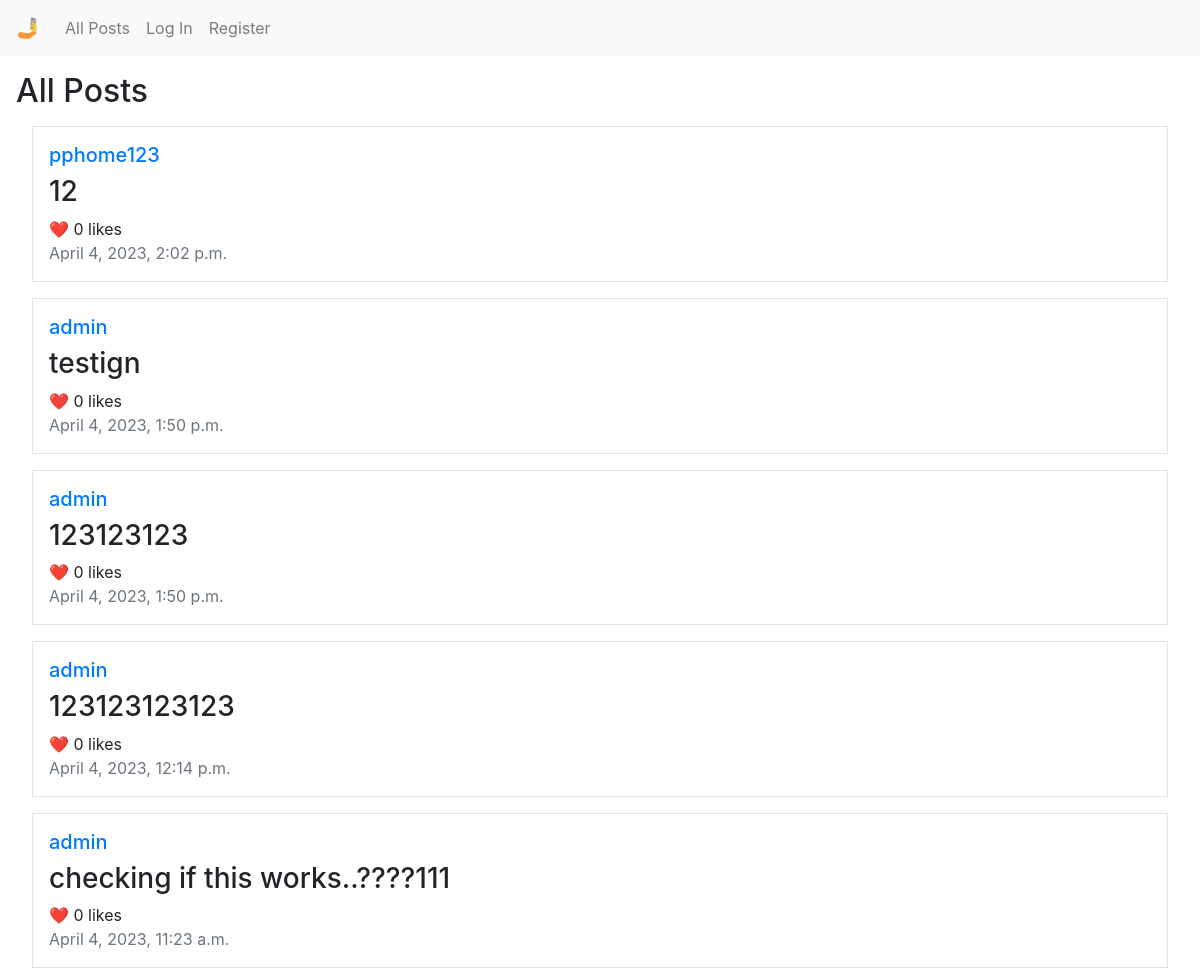
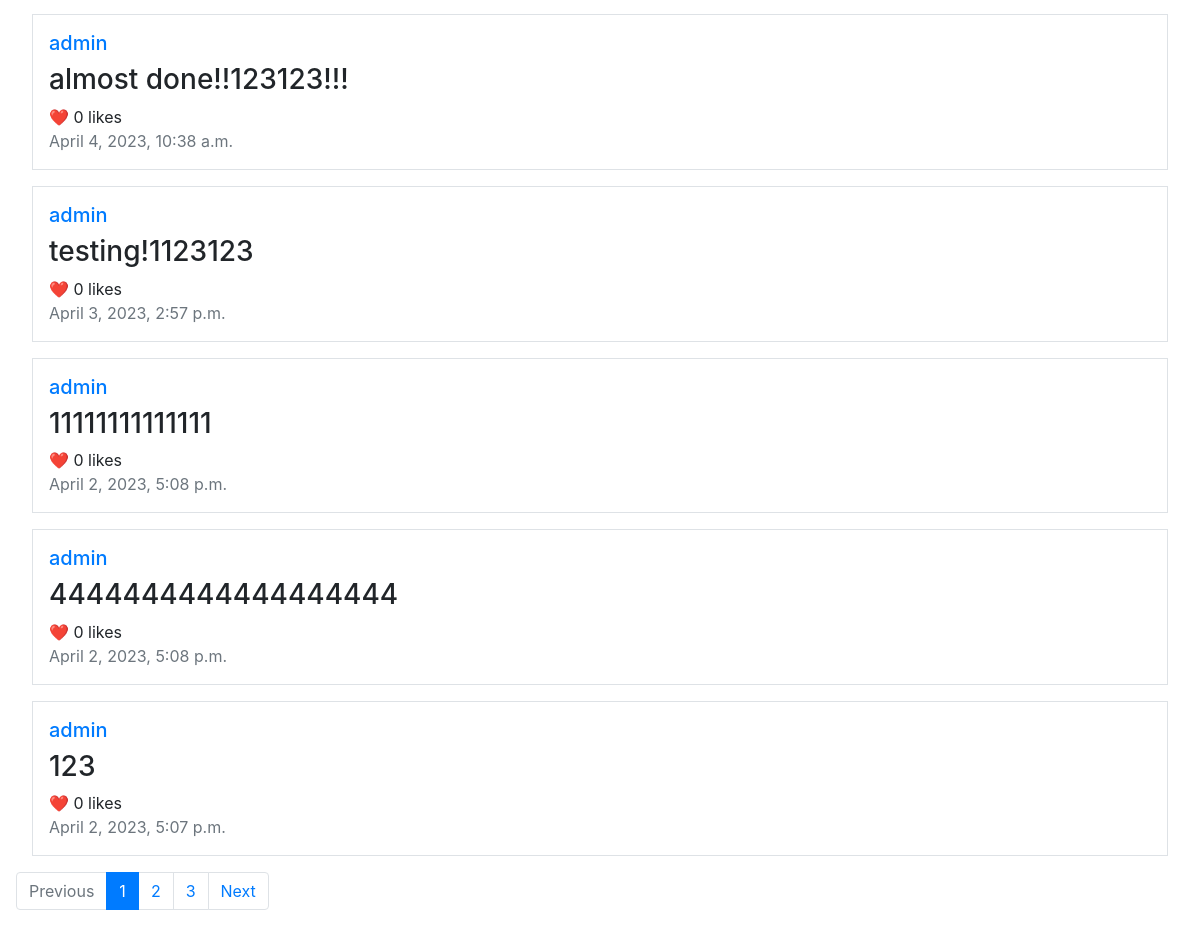
Before: / with the older database file (2 pictures, top to bottom).
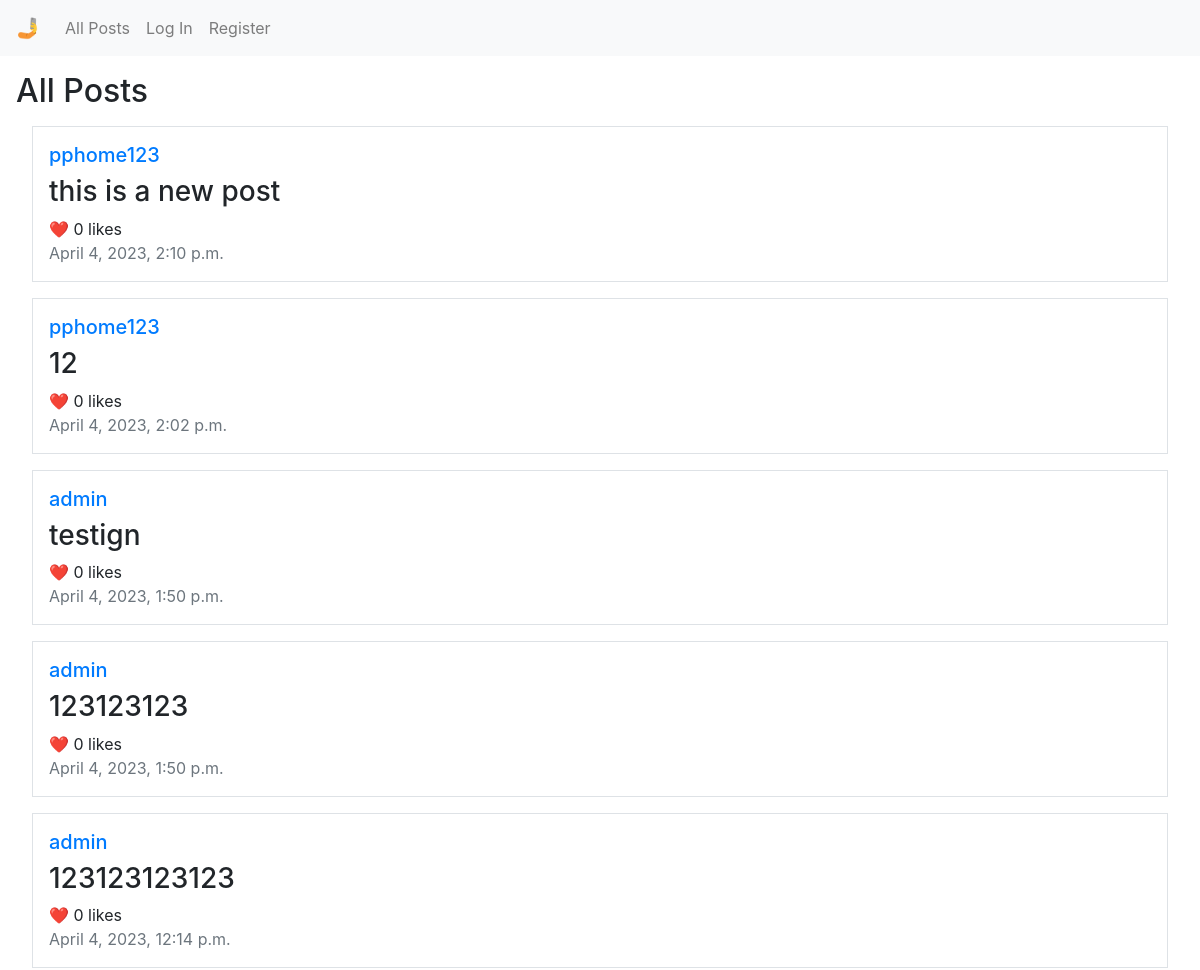
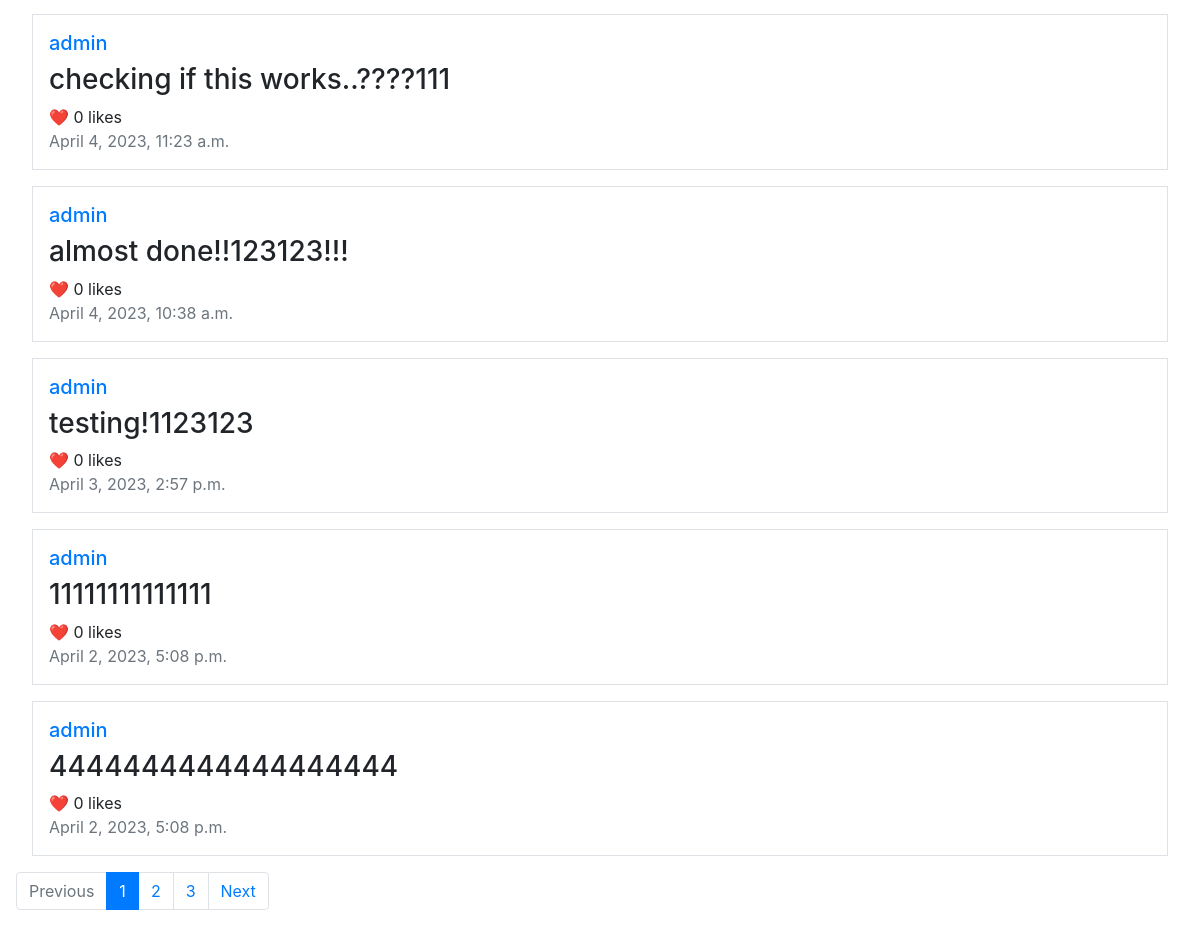
After: the same page with the newer database file (2 pictures, top to bottom).
### network/models.py (models this page shows, shortened)
class Post(models.Model):
    poster = models.ForeignKey(User, on_delete=models.CASCADE, null=True, default=None)
    post = models.CharField(max_length=2000)
    datetime = models.DateTimeField(auto_now=True)

class User(AbstractUser):
    pass

### network/views.py (the view, shortened to what this page needs)
# urls.py: path("", views.index, name="index"),
def index(request, pg=1):
    posts = []
    list = Post.objects.all().order_by('-datetime')
    for item in list:
        posts.append(item)
    page = Paginator(posts, 10)
    pages = range(1, page.num_pages+1)
    print('about to render index')
    return render(request, "network/index.html", {
        "posts": page.get_page(pg),
        "pages": pages,
        "current_page": pg,
        "previous_page": pg-1,
        "next_page": pg+1
    })

### network/templates/network/index.html (shortened to what this page needs)
{% extends "network/layout.html" %}
{% block body %}
    <h2>All Posts</h2>
    <div class="posts">
        {% for post in posts %}
        <div class="border m-3 p-3">
            <h5><a href="{% url 'profile' post.poster.username %}">{{ post.poster }}</a></h5>
            <div id="post_body{{ post.pk }}"><h3>{{ post.post }}</h3></div>
            <div class="likes">
                {% if request.user.is_authenticated %}
                <span class="like_button" id="like{{ post.pk }}" data-like_id="{{ post.pk }}">🤍</span>
                {% else %}
                <span>❤️</span>
                {% endif %}
                <span><span class="like_num" id="like-count{{ post.pk }}" data-num_id="{{ post.pk }}">0</span> likes</span>
            </div>
            <div class="text-muted" id="datetime{{ post.pk }}">{{ post.datetime }}</div>
        </div>
        {% empty %}
        <div class="m-3 p-3">
            <h5>No posts to display.</h5>
        </div>
        {% endfor %}
    </div>
    <nav>
        <ul class="pagination">
            {% if current_page == 1 %}
                <li class="page-item disabled"><a class="page-link">Previous</a></li>
            {% else %}
                <li class="page-item"><a class="page-link" href="/{{ previous_page }}">Previous</a></li>
            {% endif %}
            {% for page in pages %}
                {% if page == current_page %}
                    <li class="page-item active"><a class="page-link" href="{% url 'index_page' page %}">{{ page }}</a></li>
                {% else %}
                    <li class="page-item"><a class="page-link" href="{% url 'index_page' page %}">{{ page }}</a></li>
                {% endif %}
            {% endfor %}
            {% if current_page == pages|length %}
            <li class="page-item disabled"><a class="page-link">Next</a></li>
            {% else %}
            <li class="page-item"><a class="page-link" href="/{{ next_page }}">Next</a></li>
            {% endif %}
        </ul>
    </nav>
{% endblock %}

### network/templates/network/layout.html (shortened to what this page needs)
{% load static %}
<!DOCTYPE html>
<html lang="en">
    <head>
        <link rel="stylesheet" href="https://stackpath.bootstrapcdn.com/bootstrap/4.4.1/css/bootstrap.min.css">
        <link href="{% static 'network/styles.css' %}" rel="stylesheet">
    </head>
    <body>
        <nav class="navbar navbar-expand-lg navbar-light bg-light">
            <a class="navbar-brand" href="{% url 'index' %}">🤳</a>
            <div>
              <ul class="navbar-nav mr-auto">
                <li class="nav-item">
                  <a class="nav-link" href="{% url 'index' %}">All Posts</a>
                </li>
                {% if request.user.is_authenticated %}
                    <li class="nav-item">
                        <a class="nav-link" href="{% url 'following' %}">Following</a>
                    </li>
                    <li class="nav-item">
                        <a class="nav-link" href="{% url 'logout' %}">Log Out</a>
                    </li>
                {% else %}
                    <li class="nav-item">
                        <a class="nav-link" href="{% url 'login' %}">Log In</a>
                    </li>
                    <li class="nav-item">
                        <a class="nav-link" href="{% url 'register' %}">Register</a>
                    </li>
                {% endif %}
              </ul>
            </div>
          </nav>
        <div class="body m-3">
            {% block body %}
            {% endblock %}
        </div>
    </body>
</html>

Changed rows visible on the page:
no longer on this page (row unchanged): Post: poster "admin", post "123", datetime "April 2, 2023, 5:07 p.m."
added Post: poster "pphome123", post "this is a new post", datetime "April 4, 2023, 2:10 p.m."
